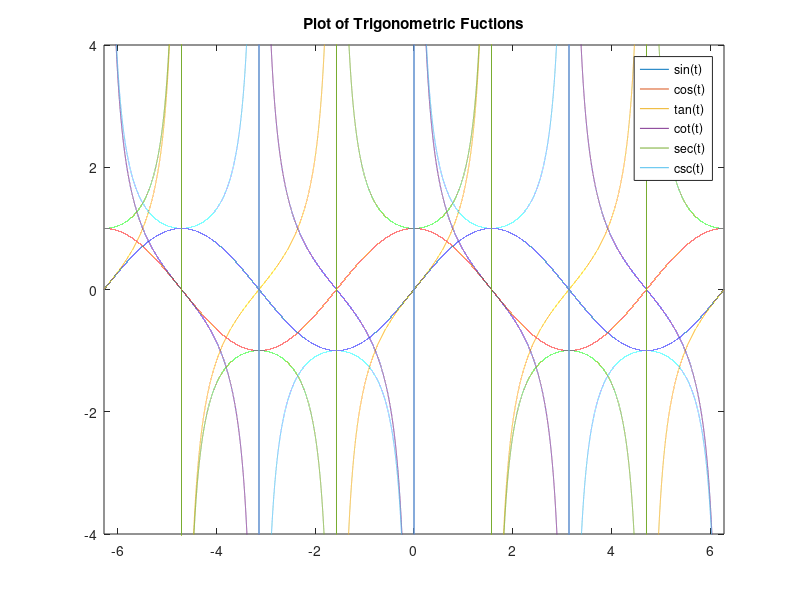

Write MATLAB code to recreate this figure. (Note: this script raises an error after producing the figure.)
t=[-2*pi:0.0001:2*pi];
ysin = sin(t);
ycos = cos(t);
ytan = tan(t);
ycot = cot(t);
ysec = sec(t);
ycsc = csc(t);
plot(t, ysin, t, ycos, t, ytan, t, ycot, t, ysec, t, ycsc)
axis([-2*pi 2*pi -4 4])
legend('sin(t)', 'cos(t)', 'tan(t)', 'cot(t)', 'sec(t)', 'csc(t)')
title('Plot of Trigonometric Fuctions')
subtitle('t = [-2*pi, 2*pi]')